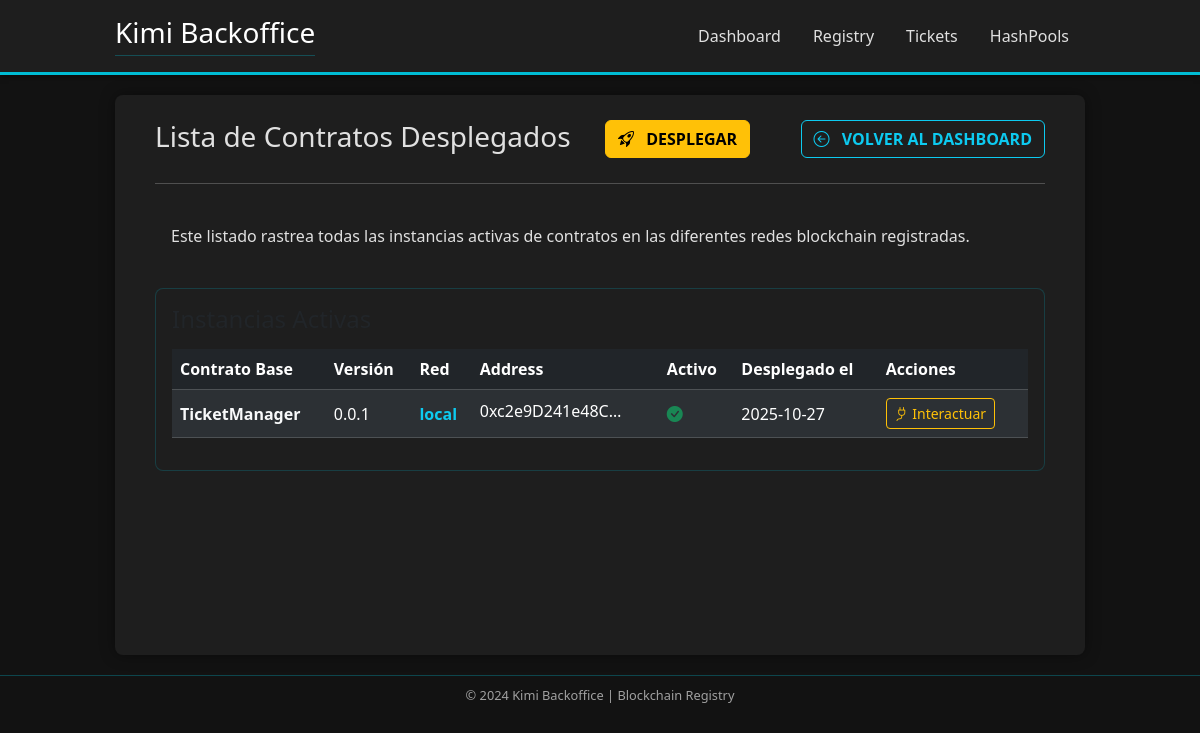
The app's page /contractRegistry/deployed/list/ with its own data.
### contractRegistry/models.py (models this page shows, shortened)
class DeployedContract(models.Model):
    contract_version = models.ForeignKey(ContractVersion, on_delete=models.PROTECT, related_name='deployments')
    network = models.ForeignKey(Network, on_delete=models.PROTECT, related_name='deployed_contracts')
    is_current = models.BooleanField(default=False)
    deployerAddress = models.ForeignKey(DeployerAddress, on_delete=models.PROTECT)
    base_contract = models.ForeignKey(BaseContract, on_delete=models.CASCADE, related_name='deployed_instances', editable=False, db_index=False)
    created_at = models.DateTimeField(auto_now_add=True)
    updated_at = models.DateTimeField(auto_now=True)
    params = models.JSONField(blank=True, null=True, help_text="Parámetros del constructor usados en el despliegue.")
    status = models.CharField(
        max_length=15,
        choices=DeploymentStatus.choices,
        default=DeploymentStatus.PENDING_SIGNATURE
    )
    transaction_hash = models.CharField(
        max_length=66,
        null=True,
        blank=True,
        unique=True
    )
    raw_tx_data = models.JSONField(
        null=True,
        blank=True,
        help_text="Datos de la transacción sin firmar, generados por web3.py."
    )
    address = models.CharField(max_length=42, null=True, blank=True)
    gas_used = models.BigIntegerField(null=True, blank=True)
    class Meta:
        constraints = [
            UniqueConstraint(
                fields=['address', 'network'],
                name='unique_address_per_network'
            ),
            UniqueConstraint(
                fields=['network', 'base_contract'],
                condition=Q(is_current=True),
                name='unique_deployment_per_base_contract_per_network'
            )
        ]

class ContractVersion(models.Model):
    base_contract = models.ForeignKey(BaseContract, on_delete=models.CASCADE, related_name='versions')
    version = models.CharField(max_length=50)
    bytecode = models.TextField()
    abi = models.JSONField()
    created_at = models.DateTimeField(auto_now_add=True)
    class Meta:
        constraints = [
            UniqueConstraint(
                fields=['base_contract', 'version'],
                name='unique_version_per_base_contract'
            )
        ]

class BaseContract(models.Model):
    name = models.CharField(max_length=100, unique=True)
    descripcion = models.TextField(blank=True, help_text="Descripción opcional del contrato base.")
    created_at = models.DateTimeField(auto_now_add=True)

class Network(models.Model):
    name = models.CharField(max_length=100, unique=True)
    rpc_url = models.URLField()
    wss_url = models.URLField(blank=True, null=True)
    chain_id = models.PositiveIntegerField(unique=True)

### contractRegistry/views.py (the view)
# urls.py: path('deployed/list/', views.deployedContractList, name='deployed_contract_list'),
def deployedContractList(request):
    deployed_contracts = DeployedContract.objects.filter(
        status=DeploymentStatus.CONFIRMED
    ).order_by(
        '-updated_at'
    )
    context = {
        'deployed_contracts': deployed_contracts
    }
    return render(request, 'contractRegistry/deployed_contract_list.html', context)

### templates/contractRegistry/deployed_contract_list.html (shortened to what this page needs)
{% extends 'base.html' %}
{% load static %}
{% block content %}
  <div class="centered-container mx-auto dashboard-content">
    <div class="d-flex justify-content-between align-items-center mb-4 border-0">
      <h2 class="h3 text-accent mb-0" style="border-bottom: none !important;">Lista de Contratos Desplegados</h2>
      <a href="{% url 'contractRegistry:deploy_contract' %}" class="btn btn-warning fw-bold text-uppercase me-3"><i class="bi bi-rocket-takeoff me-2"></i> Desplegar</a>
      <a href="{% url 'contractRegistry:index' %}" class="btn btn-outline-info fw-bold text-uppercase"><i class="bi bi-arrow-left-circle me-2"></i> Volver al Dashboard</a>
    </div>
    <hr class="text-accent mt-0 mb-4" />
    <div class="mb-4 welcome-card p-3 d-flex justify-content-between align-items-start">
      <div style="text-align: justify;">
        <p class="mb-0 text-text-dim">Este listado rastrea todas las instancias activas de contratos en las diferentes redes blockchain registradas.</p>
      </div>
    </div>
    <div class="card status-card-table p-3">
      <h4 class="text-text-light mb-3">Instancias Activas</h4>
      <table class="table table-dark table-striped table-hover">
        <thead>
          <tr>
            <th scope="col" class="text-accent">Contrato Base</th>
            <th scope="col" class="text-accent">Versión</th>
            <th scope="col" class="text-accent">Red</th>
            <th scope="col" class="text-accent">Address</th>
            <th scope="col" class="text-accent">Activo</th>
            <th scope="col" class="text-accent">Desplegado el</th>
            <th scope="col" class="text-accent">Acciones</th>
          </tr>
        </thead>
        <tbody>
          {% for deployment in deployed_contracts %}
            <tr class="text-text-dim align-middle">
              <td class="fw-bold text-light">{{ deployment.contract_version.base_contract.name }}</td>
              <td>{{ deployment.contract_version.version }}</td>
              <td class="fw-bold text-info">{{ deployment.network.name }}</td>
              <td>
                <span class="d-inline-block text-truncate" style="max-width: 150px;">{{ deployment.address }}</span>
              </td>
              <td>
                {% if deployment.is_current %}
                  <i class="bi bi-check-circle-fill text-success" title="Versión de contrato activa actualmente"></i>
                {% else %}
                  <i class="bi bi-circle-fill text-danger" title="Versión de contrato inactiva/obsoleta"></i>
                {% endif %}
              </td>
              <td>{{ deployment.updated_at|date:'Y-m-d' }}</td>
              <td>
                <button class="btn btn-sm btn-outline-warning me-2 interact-btn" data-bs-toggle="modal" data-bs-target="#interactionModal" data-address="{{ deployment.address }}" data-abi="{{ deployment.contract_version.abi|escapejs }}"><i class="bi bi-plug"></i> Interactuar</button>
              </td>
            </tr>
          {% empty %}
            <tr class="text-center">
              <td colspan="7" class="text-warning fw-bold">No hay contratos desplegados activos registrados aún.</td>
            </tr>
          {% endfor %}
        </tbody>
      </table>
    </div>
  </div>
{% endblock %}

### templates/base.html (style rules this page uses)
:root { --base-bg: #121212; --card-bg: #1e1e1e; --accent: #00bcd4; --success: #4caf50; --text-light: #e0e0e0; --text-dim: #a0a0a0; }
body { background-color: var(--base-bg); color: var(--text-light); font-family: 'Segoe UI', Tahoma, Geneva, Verdana, sans-serif; margin: 0; padding: 0; }
.centered-container { max-width: 1000px; padding: 0 15px; }
h1, h2, h3 { color: var(--accent); border-bottom: 1px solid rgba(0, 188, 212, 0.3); padding-bottom: 5px; margin-bottom: 20px; }
.status-card-table { background-color: var(--card-bg); border: 1px solid rgba(0, 188, 212, 0.2); border-radius: 8px; }

### records on screen
DeployedContract: contract_version.base_contract.name "TicketManager", contract_version.version "0.0.1", network.name "local", address "0xc2e9D241e48C…", is_current True (drawn), updated_at "2025-10-27"

### other values on screen
{{ year|default:'2024' }} "2024"
